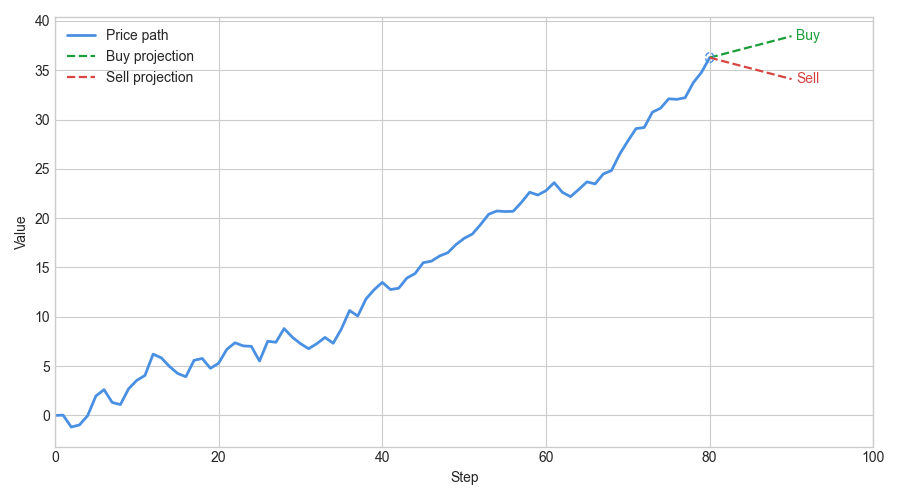

Python code for this plot:
import numpy as np
import matplotlib.pyplot as plt
from matplotlib.patches import Circle
from fbm import fbm  # pip install fbm matplotlib


def main() -> None:
    hurst = 0.7
    steps = 100
    decision_step = 80  # cutoff point to display
    rng_seed = 7

    np.random.seed(rng_seed)

    # Generate a single FBM path over [0, 100]
    path = fbm(n=steps, hurst=hurst, length=steps, method="daviesharte")

    # Only show up to the cutoff (e.g., 0..80)
    t = np.arange(decision_step + 1)
    first_half = path[: decision_step + 1]

    plt.style.use("seaborn-v0_8-whitegrid")
    fig, ax = plt.subplots(figsize=(9, 5))

    path_color = "#4a90e2"  # price path color
    decision_color = path_color

    ax.plot(t, first_half, color=path_color, linewidth=2.0, label="Price path")

    # Hollow dashed circle at the decision point
    decision_circle = Circle(
        (decision_step, first_half[-1]),
        radius=0.5,
        fill=False,
        linestyle="--",
        linewidth=1.0,
        edgecolor=decision_color,
        zorder=3,
    )
    ax.add_patch(decision_circle)

    # Simple projected paths for a "buy" (up) vs "sell" (down) decision
    projection_horizon = 10
    buy_target = first_half[-1] * 1.06
    sell_target = first_half[-1] * 0.94

    ax.plot(
        [decision_step, decision_step + projection_horizon],
        [first_half[-1], buy_target],
        linestyle="--",
        linewidth=1.6,
        color="#1b9e3a",
        label="Buy projection",
    )
    ax.plot(
        [decision_step, decision_step + projection_horizon],
        [first_half[-1], sell_target],
        linestyle="--",
        linewidth=1.6,
        color="#d64541",
        label="Sell projection",
    )
    ax.text(
        decision_step + projection_horizon + 0.6,
        buy_target,
        "Buy",
        fontsize=10,
        color="#1b9e3a",
        ha="left",
        va="center",
    )
    ax.text(
        decision_step + projection_horizon + 0.6,
        sell_target,
        "Sell",
        fontsize=10,
        color="#d64541",
        ha="left",
        va="center",
    )

    ax.set_xlabel("Step")
    ax.set_ylabel("Value")
    ax.set_xlim(0, steps)
    ax.legend(frameon=False, loc="upper left")
    ax.margins(x=0)

    plt.tight_layout()
    plt.show()
    # To save instead of showing:
    # plt.savefig("fbm_first_half_decision.png", dpi=200, bbox_inches="tight")


if __name__ == "__main__":
    main()
